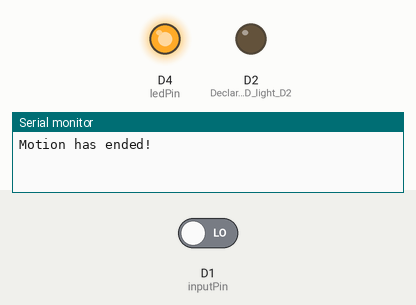
The sketch below on a simulated ESP8266 (NodeMCU). Shown: output pins drawn as LEDs (lit = HIGH), the last lines printed to the serial monitor. The test bench sets the inputs (shaded band); at power-on: D1 (inputPin) LOW.

Above: at 1.2 s.
1.3 s: D1 (inputPin) driven HIGH
At 1.9 s:
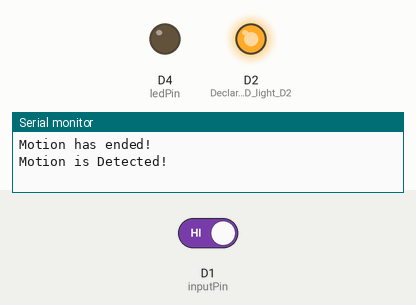
2.8 s: D1 (inputPin) driven LOW
At 3.1 s:
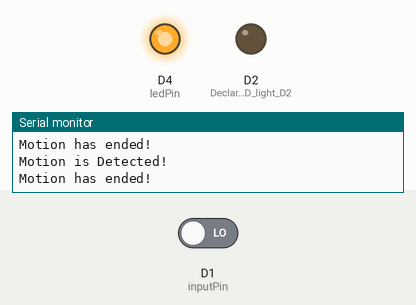
Timing chart, 0 to 5.8 s (numbered marks = the images above; inputs shaded):
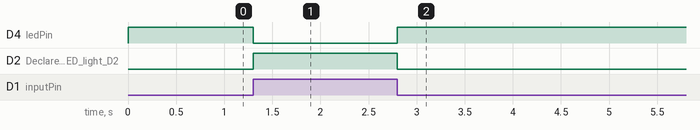

The sketch:

1.PIR_activates_LED.ino
```cpp
//The Passive Infrared (PIR) sensor (HC SR501) detects motion and then activates the seven-colour blink LED to go either ON or OFF according to motion detected.

int ledPin = LED_BUILTIN;          //Pin for the LED
int inputPin = D1;                 //data pin for PIR sensor
int pirState = LOW;                //initially assume no moiton detected
int val = 0;                       //variable for reading pin status

void setup() {
  pinMode(ledPin, OUTPUT);        //Declare ESP8266 LED as output
  pinMode(inputPin, INPUT);       //Declare the PIR sensor data pin D1 as input
  pinMode(D2, OUTPUT);            //Declare the LED light D2 as output

  Serial.begin(9600);
}

void loop() {
  val = digitalRead(inputPin);      //read input value
  if (val == HIGH) {                //check if the input is HIGH
    digitalWrite(ledPin, LOW);      //turn ON embedded LED
    digitalWrite(D2, HIGH);         //turn ON LED light D2
    if (pirState == HIGH) {
      Serial.println("Motion is Detected!");
      pirState = LOW;
    }
  } else {
    digitalWrite(ledPin, HIGH);    // turn OFF embedded LED
    digitalWrite(D2, LOW);         //turn OFF LED light D2
    if (pirState == LOW) {
      Serial.println("Motion has ended!");
      pirState = HIGH;
    }
  }
}
```

Measured:
- after the input at 1.3 s, D4 (ledPin): HIGH → LOW at once; D2 (Declare_the_LED_light_D2): LOW → HIGH at once
- after the input at 2.8 s, D4 (ledPin): LOW → HIGH at once; D2 (Declare_the_LED_light_D2): HIGH → LOW at once
